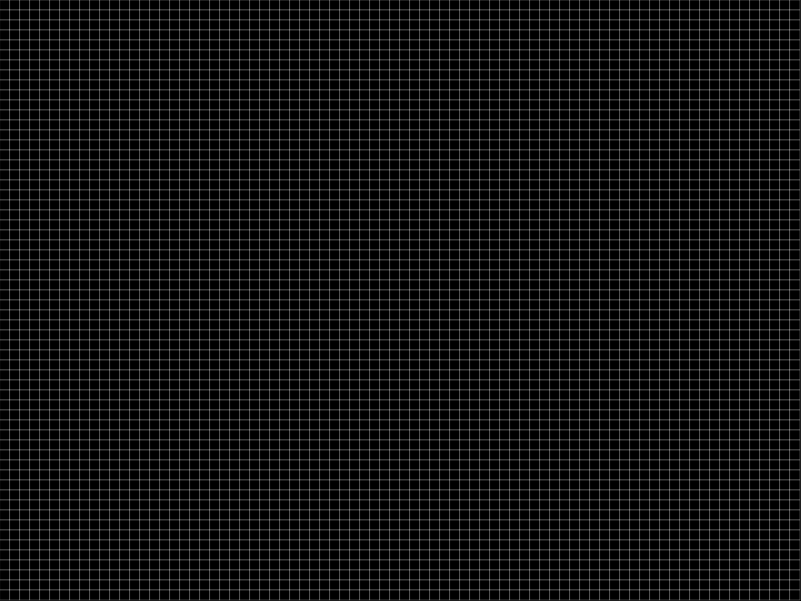
Frame 1 (no input)
Frame 60 (no input): identical to frame 1, image omitted
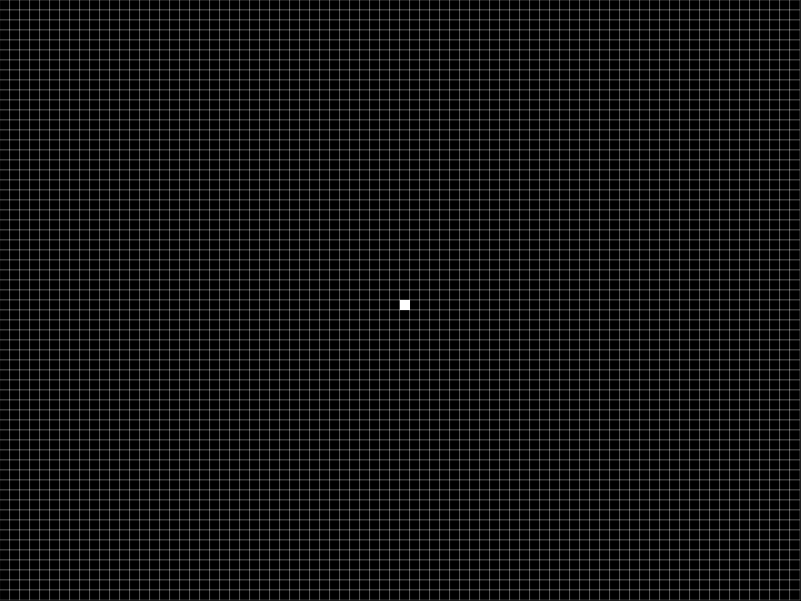
Frame 120 (the mouse pressed at the canvas centre since frame 60)

The p5.js sketch that drew these frames (run headless with seeded random() and noise() and a simulated clock; from frame 60 on, the mouse is pressed at the canvas centre):

// p5.js sketch
// ── sketch.js
// grid of cells
let grid = [];

// side length of a cell
let l = 10;

// number of rows and cols ( best comment in this whole code )
let rows, cols;

// keep track of whether the game is running or not
let running = false;

function setup() {
  // ?
  createCanvas(801, 601);

  // set up the number of rows and columns
  // so divide the height and width of the canvas by the length of a side of the cell
  rows = floor(height / l);
  cols = floor(width / l);

  // and create the grid
  for (let i = 0; i < rows; i++) {
    grid[i] = [];
    for (let j = 0; j < cols; j++) {
      // empty of black, dead cells. oof.
      grid[i].push(new cell(i, j, false));
    }
  }
  // set the stroke and strokeweight here to avoid setting them each frame. unnecessary.
  stroke(255);
  strokeWeight(0.25);
}

function draw() {
  // black background... probably not necessary, but it's nice to have.
  background(0);

  // if the game is running, get the next generation
  if (running) {
    // so.. empty new generation!
    // like... the next grid.
    let next = [];
    for (let i = 0; i < rows; i++) {
      next[i] = [];
      // and for each cell, count its neighbors
      for (let j = 0; j < cols; j++) {
        let neighbors = neighborCount(grid, i, j);
        // and apply the rules of life
        if (neighbors == 2) {
          next[i][j] = new cell(i, j, grid[i][j].alive);
        } else if (neighbors == 3) {
          next[i][j] = new cell(i, j, true);
        } else {
          next[i][j] = new cell(i, j, false);
        }
      }
    }
    // and update the grid
    grid = next;
  }

  // display the grid
  for (let i = 0; i < rows; i++) {
    for (let j = 0; j < cols; j++) {
      grid[i][j].show();
    }
  }
}

// some user interactivity with the game
// if the spacebar is pressed, switch the state of the game ( running or not )
function keyPressed() {
  if (key === ' ') {
    running = !running;
  }
}

// and whenever a user presses on a cell, it switches its state
function mousePressed() {
  if (!running) {
    let y = floor(mouseX / l);
    let x = floor(mouseY / l);
    // small index range check
    if (x >= 0 && y >= 0 && x < rows && y < cols) {
      grid[x][y].alive = !grid[x][y].alive;
    }
  }
}

// ── functions.js
// simple cell class
class cell {
  // i, j and state
  constructor(i, j, alive) {
    this.i = i;
    this.j = j;
    this.alive = alive;
  }

  // display the cell on the grid
  show() {
    // white if alive, black otherwise ( don't judge me for making the dead cells black )
    fill(this.alive ? 255 : 0);
    // and a rectangle at i, j * the side length
    rect(this.j * l, this.i * l, l, l);
  }
}

// count how many alive neighbors the cell at (i, j) has
function neighborCount(grid, i, j) {
  // will add 1 for each alive neighbor
  let sum = 0;
  // get all 8 neighbors, so offset i and j by [-1, 1]
  for (let ioff = -1; ioff <= 1; ioff++) {
    for (let joff = -1; joff <= 1; joff++) {
      // wrap around if you go over the edges
      let i1 = (i + ioff + rows) % rows;
      let j1 = (j + joff + cols) % cols;
      // and if the cell at [i1, j1] is alive, increase the sum
      if (grid[i1][j1].alive) {
        sum++;
      }
    }
  }
  // if the cell at [i, j] is alive, make sure to not take it into the sum
  if (grid[i][j].alive) {
    sum--;
  }
  // and return the number of alive neighbors
  // rip dead neighbors
  return sum;
}
